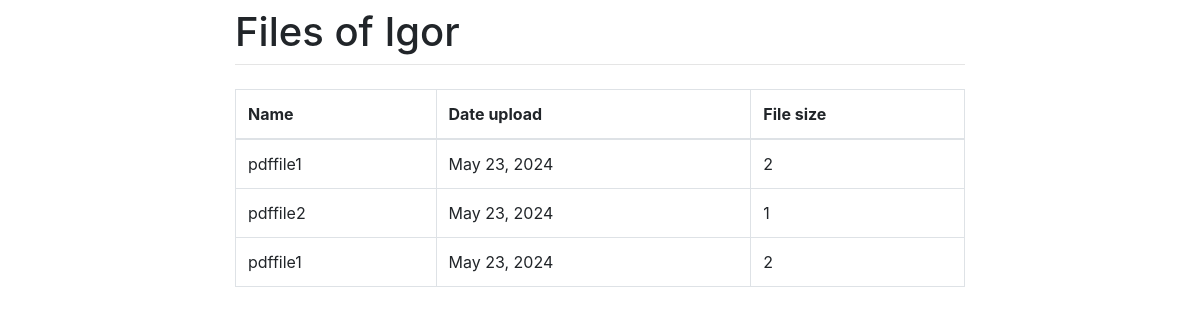
The page /user-files/1/ on the database its author committed.
### variant1/models.py (models this page shows, shortened)
class Files(models.Model):
    author_file = models.ForeignKey(Accounts, on_delete=models.CASCADE, null=True)
    file_name = models.CharField(max_length=60)
    file_upload = models.DateField()
    file_size = models.IntegerField()

class Accounts(models.Model):
    user_name = models.CharField(max_length=60)
    user_email = models.CharField(max_length=60)
    user_date_registration = models.DateField()
    user_count_uploads = models.IntegerField(default=0)

### variant1/views.py (the view)
# urls.py: path('user-files/<int:account_id>/', main_views.get_account_files, name='get_account_files'),
def get_account_files(request, account_id):
    if request.method == 'GET':
        account = get_object_or_404(Accounts, id=account_id)
        account_files = Files.objects.filter(author_file=account)
        serializer = FileSerializer(account_files, many=True)
        return render(request, 'variant1/account_files_id.html', {'files': account_files})
    else:
        return HttpResponse(status=405)

### variant1/templates/variant1/account_files_id.html
{% extends 'variant1/baseId.html' %}
{% block title3 %}
  <h1>Files of {{ files.0.author_file.user_name }}</h1>
    {% endblock %}
{% block content %}
  <table class="table table-bordered">
    <thead>
      <tr>
        <th>Name</th>
        <th>Date upload</th>
        <th>File size</th>
      </tr>
    </thead>
    <tbody>
      {% for file in files %}
        <tr>
          <td>{{ file.file_name }}</td>
          <td>{{ file.file_upload }}</td>
          <td>{{ file.file_size }}</td>
        </tr>
      {% empty %}
        <tr class="table-active">
          <td colspan="3">No files available</td>
        </tr>
      {% endfor %}
    </tbody>
  </table>
{% endblock %}

### rows shown on the page
Files: author_file.user_name "Igor", file_name "pdffile1", file_upload "May 23, 2024", file_size "2"
Files: file_name "pdffile2", file_upload "May 23, 2024", file_size "1"
Files: file_name "pdffile1", file_upload "May 23, 2024", file_size "2"
